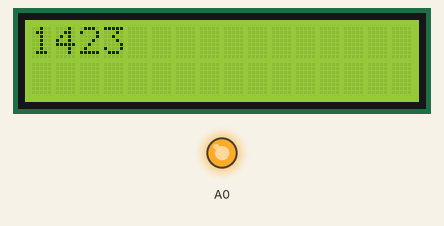
Bench run of a sketch on a simulated Arduino Uno, built with avr-gcc and run on an emulated ATmega328P. On the bench: 16×2 character LCD, output pins drawn as LEDs (lit = HIGH).

Above: at 0.1 s.

The sketch:

teste_display.ino
```cpp
#include <LiquidCrystal.h>

LiquidCrystal lcd(3, 4, 5, 6, 7, 8, 9, 10, 11, 13, 12);  // KKKK EU TROQUEI A 12 E 13


byte smiley[] = {
  B00000,
  B00000,
  B01010,
  B00000,
  B10001,
  B01110,
  B00000,
};

void setup() {
  // put your setup code here, to run once:

  Serial.begin(9600);

  analogWrite(A0, 255);

  // definindo o caractere \x01 como o que criamos :D
  lcd.createChar(0x1, smiley);

  lcd.begin(16, 2);  // size of our display
}
String mstr = "Estudando \\";
uint32_t c = 0;
void loop() {
  c++;
  if (c % 2 == 0) {
    mstr = "Estudando O";
  } else {
    mstr = "Estudando o";
  }
  // put your main code here, to run repeatedly:
  lcd.print("1423");
  delay(1000);
  lcd.clear();
}
```
